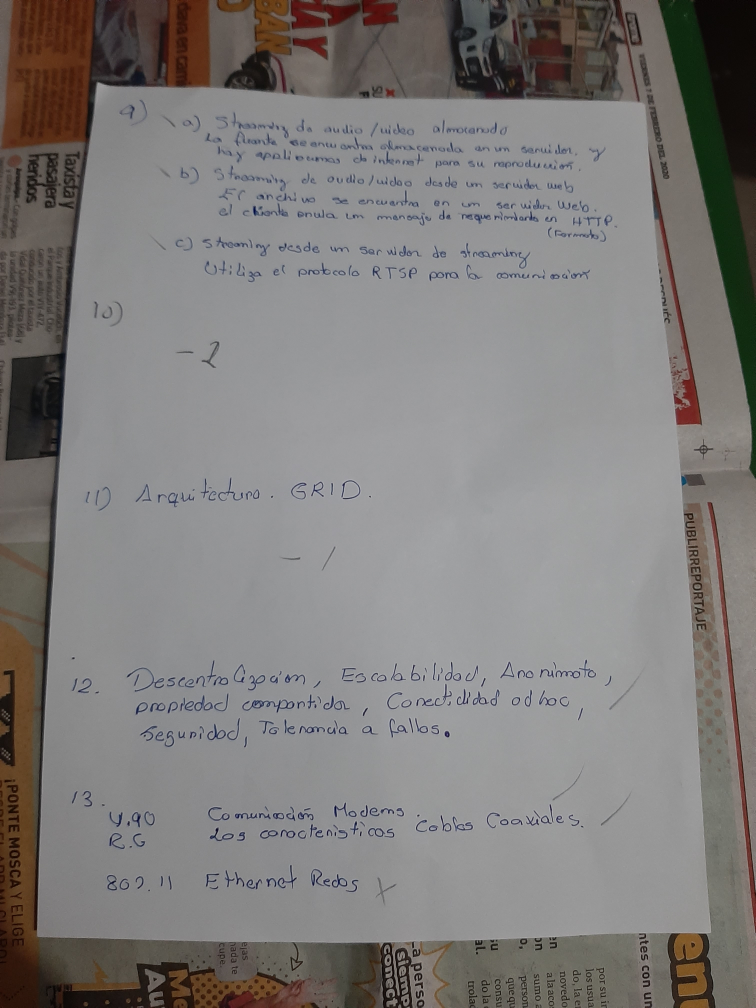
#> input picture papel.jpg, 3024 x 4032 px (shown at 1/4 size)
$ python prueba2.py
#> lines starting #> are read from the running program, lines starting #| are printed output that depends on the picture; after the words box and inside, x2 and y2 are one past the last pixel; in counts of white or black regions, pixels touching at a corner belong together
import cv2
import matplotlib.pyplot as plt
import numpy as np
#programa coordenada de bordes funciona y investigar como funciona tanto filtro
#https://bretahajek.com/2017/01/scanning-documents-photos-opencv/


imagen = cv2.imread("papel.jpg")
#> imagen is the input picture: shape (4032, 3024, 3); mean B, G, R 122.5, 124.2, 127
rows, cols, channel = imagen.shape
print([rows,cols])
#| [4032, 3024]
#img = np.resize( img, (img.shape[0]//10, img.shape[1]//10) )

def resizes(imagen,rows,cols):
	return  cv2.resize(imagen,(cols//2, rows//2))

# convert to grayscale
if rows > 800 and cols > 700:
	color_img = cv2.resize(imagen, (imagen.shape[1]//2,imagen.shape[0]//2))
else :
	color_img = imagen.copy()
#color_img = resize(img)
img = cv2.cvtColor(color_img, cv2.COLOR_RGB2GRAY)

rows, cols = img.shape
print([rows,cols])
#| [2016, 1512]
# bilateral filter preserv edges
img2 = cv2.bilateralFilter(img,4,25,40,borderType = cv2.BORDER_CONSTANT)
cv2.imshow("bilateral filter",img2)
#Create black and white image based on adaptive threshold
#img2 = cv2.equalizeHist(img)
##cv2.imshow("equalizeHist",img2)
img2 = cv2.adaptiveThreshold(img2, 255,cv2.ADAPTIVE_THRESH_MEAN_C, cv2.THRESH_BINARY, 61,7)
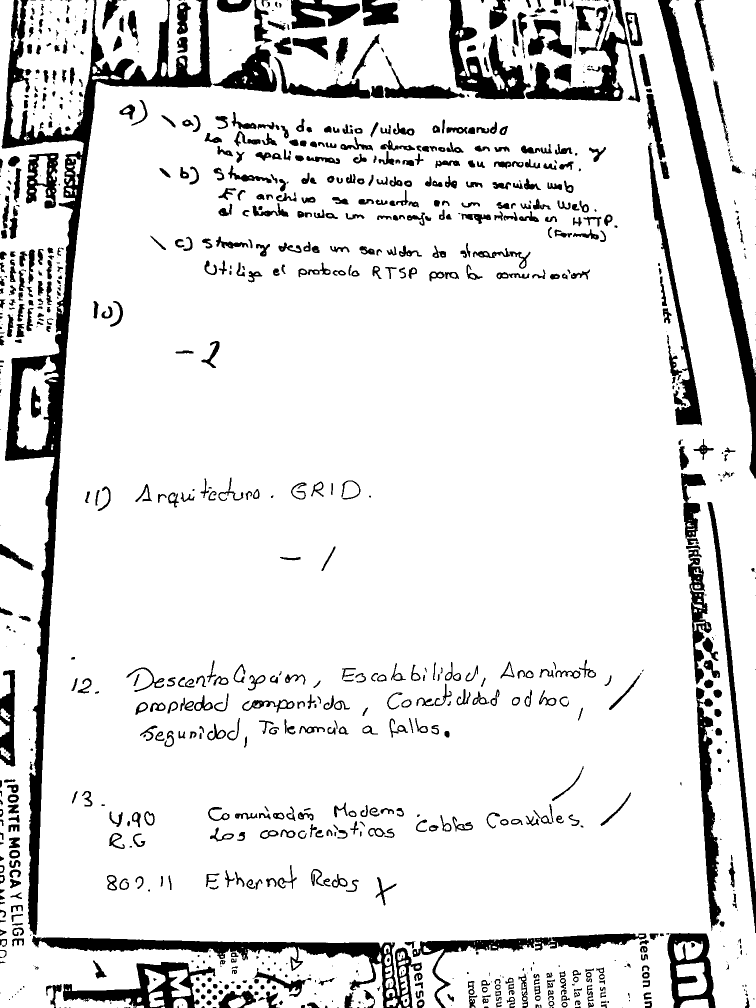
#> img2: shape (2016, 1512) (shown at 1/2 size); 88.3% white; 1065 black regions (305 under 20 px), largest, box (x1, y1, x2, y2) and area: (3, 0, 425, 1870) 63148, (1316, 0, 1512, 957) 21925, (64, 1872, 844, 2016) 19856
cv2.imshow("adaptiveThe",img2)
#Median filter clears small details
#img2 = cv2.medianBlur(img2,11)
##cv2.imshow("medianBlur",img2)
#add black border in case that page is touching an image border
img2 = cv2.copyMakeBorder(img2,5,5,5,5,cv2.BORDER_CONSTANT, value= [0,0,0])
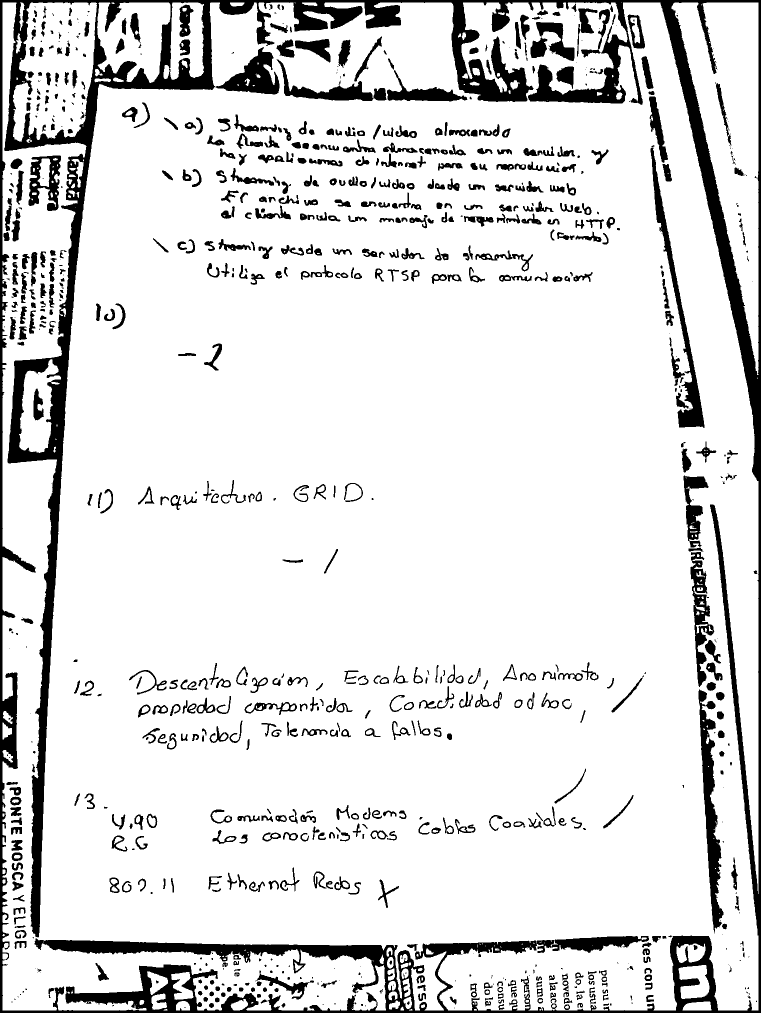
#> img2: shape (2026, 1522) (shown at 1/2 size); 87.3% white; 912 black regions (226 under 20 px), largest, box (x1, y1, x2, y2) and area: (0, 0, 1522, 2026) 221457, (1397, 1379, 1447, 1867) 8863, (1301, 290, 1409, 856) 8138
##cv2.imshow("copyMkaeBoder",img2)
edges = cv2.Canny(img2,150,200)
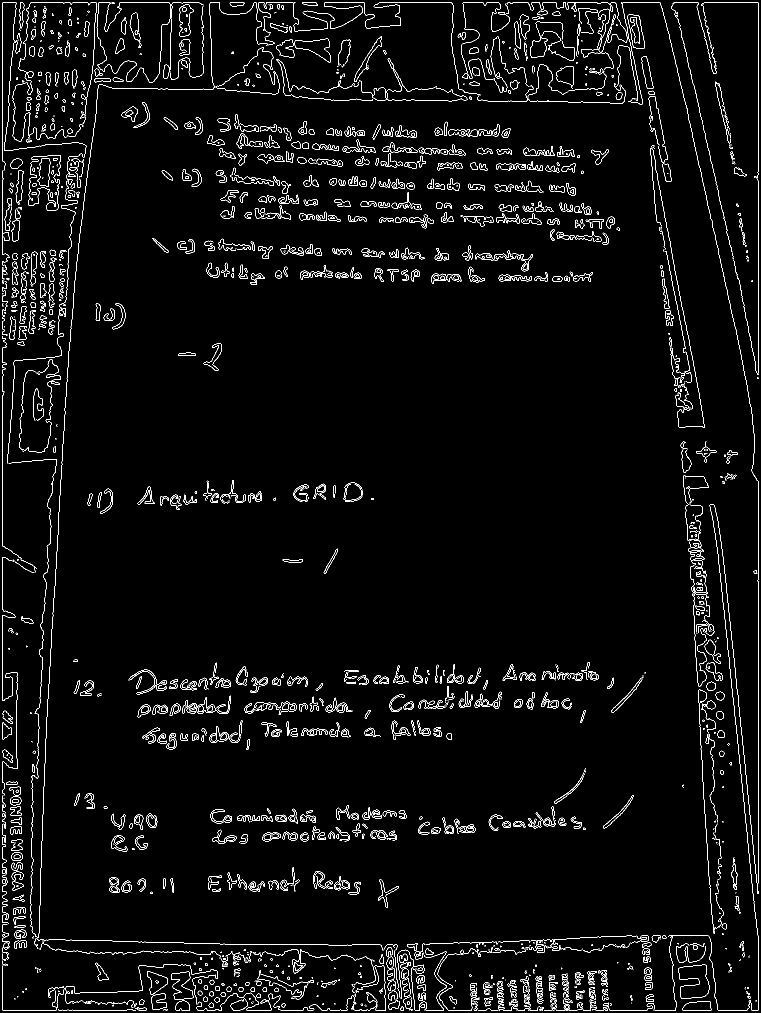
#> edges: shape (2026, 1522) (shown at 1/2 size); 3.2% white in thin lines or dots

cv2.waitKey(0)
cv2.destroyAllWindows()

#getting contours
contours, hierarchy = cv2.findContours(edges , cv2.RETR_TREE, cv2.CHAIN_APPROX_SIMPLE)
#> contours = 2789 contours, 1835 with area under 20; largest, box (x1, y1, x2, y2) and area: (56, 310, 122, 422) 4927, (56, 310, 122, 422) 4864, (1356, 1929, 1419, 1998) 2986, (1356, 1929, 1419, 1998) 2976, (589, 77, 661, 125) 1682

height = edges.shape[0]
width = edges.shape[1]
MAX_COUNTOUR_AREA = (width- 10) * (height - 10 )

maxAreaFound = MAX_COUNTOUR_AREA * 0.25
pageContour = np.array([[[5,5]], [[5,height-5]],[[width-5, height-5]],[[width-5,5]]])
print([MAX_COUNTOUR_AREA, maxAreaFound])
#| [3048192, 762048.0]

for cnt in contours:
	perimeter = cv2.arcLength(cnt,True)
	approx = cv2.approxPolyDP(cnt, 0.03 * perimeter, True)

	if len(approx) == 4 and  cv2.isContourConvex(approx):
		#print(cv2.contourArea(approx)) inprimir el area de cuadrados generados por findContou..
		if  maxAreaFound < cv2.contourArea(approx) and cv2.contourArea(approx) < MAX_COUNTOUR_AREA :
			maxAreaFound = cv2.contourArea(approx)
			pageContour = approx
#> this loop made 2789 passes
#> perimeter on passes 6 to 8: 21.07, 10.83, 10.24
#> after the loop, maxAreaFound = 762048
print("------------------------------------------------")
print(pageContour)
#| [[[   5    5]]
#|  [[   5 2021]]
#|  [[1517 2021]]
#|  [[1517    5]]]
color = (255, 0, 0)
for pnt in pageContour:
	print(pnt)
	cv2.circle(color_img,(pnt[0,0],pnt[0,1]),10,color)
#> this loop made 4 passes
#> pnt on passes 1 to 4: [[5, 5]], [[5, 2021]], [[1517, 2021]], [[1517, 5]]
#> (printed output is left out)
#> color_img: shape (2016, 1512, 3); mean B, G, R 122.6, 124.3, 127.1

plt.subplot(121),plt.imshow(cv2.cvtColor(color_img, cv2.COLOR_RGB2BGR) ),plt.title("input")
plt.subplot(122),plt.imshow(cv2.cvtColor(edges, cv2.COLOR_RGB2BGR)),plt.title("bilateral")
plt.show()
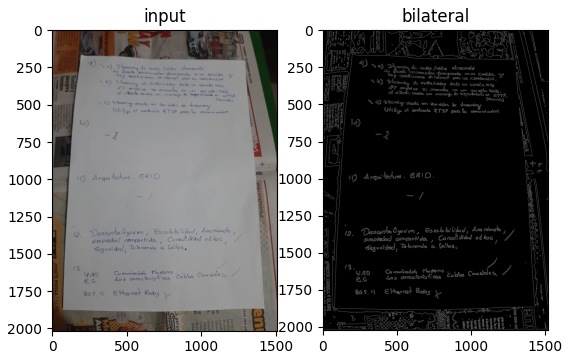
#> figure drawn by matplotlib, 2 panels
#print(pageContour)

print("llllllllllllllllllllllllllllllllllll")
def fourCornersSort(pts):
	diff = np.diff(pts, axis=1)
#> diff = [0, 2016, 504, -1512]
	summ = pts.sum(axis=1)
#> summ = [10, 2026, 3538, 1522]
	return np.array([pts[np.argmin(summ)],pts[np.argmax(diff)],pts[np.argmax(summ)],pts[np.argmin(diff)]])

def contourOffset(cnt,offset):
#> called with cnt = array of shape (4, 2), offset = (-5, 5)
	cnt += offset
#> cnt = [[0, 10], [0, 2026], [1512, 2026], [1512, 10]]
	cnt[cnt<0] = 0
	return cnt


pageContour = fourCornersSort(pageContour[:,0])
#print(pageContour)
pageContour = contourOffset(pageContour,(-5,5))
#> pageContour = [[0, 10], [0, 2026], [1512, 2026], [1512, 10]]
#print(pageContour)
sPoints = pageContour
#> sPoints = [[0, 10], [0, 2026], [1512, 2026], [1512, 10]]
#sPoints = pageContour.dot(rows/ 800) esta linea va con el resize del principio

height = max(np.linalg.norm(sPoints[0] - sPoints[1]),np.linalg.norm(sPoints[2] - sPoints[3]))
#> height = 2016
width = max(np.linalg.norm(sPoints[1] - sPoints[2]),np.linalg.norm(sPoints[3] - sPoints[0]))
#> width = 1512

#create target points
tPoints = np.array([[0, 0],	[0, height],[width, height],[width, 0]], np.float32)
#> tPoints = [[0, 0], [0, 2016], [1512, 2016], [1512, 0]]
sPoints = np.float32(sPoints)
# [7 lines of commented-out code are left out]
for p in sPoints:
	print(p)
	cv2.circle(imagen,(int(p[0]*2),int(p[1]*2) ),10,color)
#> this loop made 4 passes
#> (printed output is left out)
cv2.imshow("imagen_real", imagen)
cv2.waitKey(0)

M= cv2.getPerspectiveTransform(sPoints,tPoints)
#> M = [[1, 0, 0], [-9.63e-17, 1, -10], [-4.72e-20, 0, 1]]
newImage = cv2.warpPerspective(imagen,M,(int(width),int(height)))
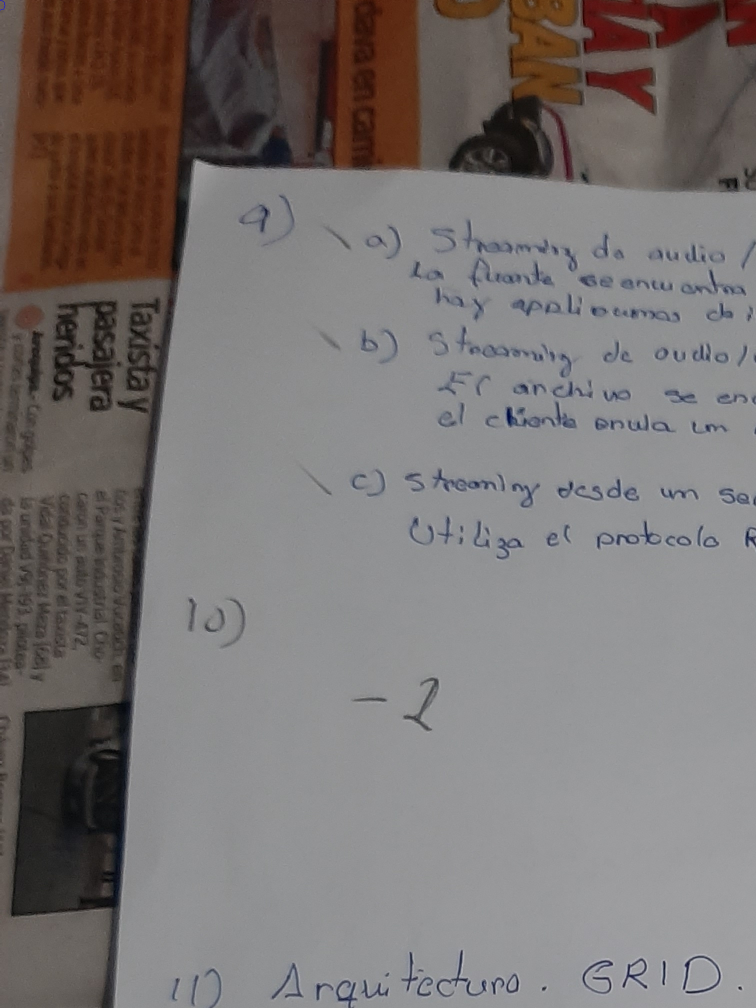
#> newImage: shape (2016, 1512, 3) (shown at 1/2 size); mean B, G, R 114.7, 115.9, 121.4

# [7 lines of commented-out code are left out]

$ run again, with 20200706_211512.jpg copied over papel.jpg
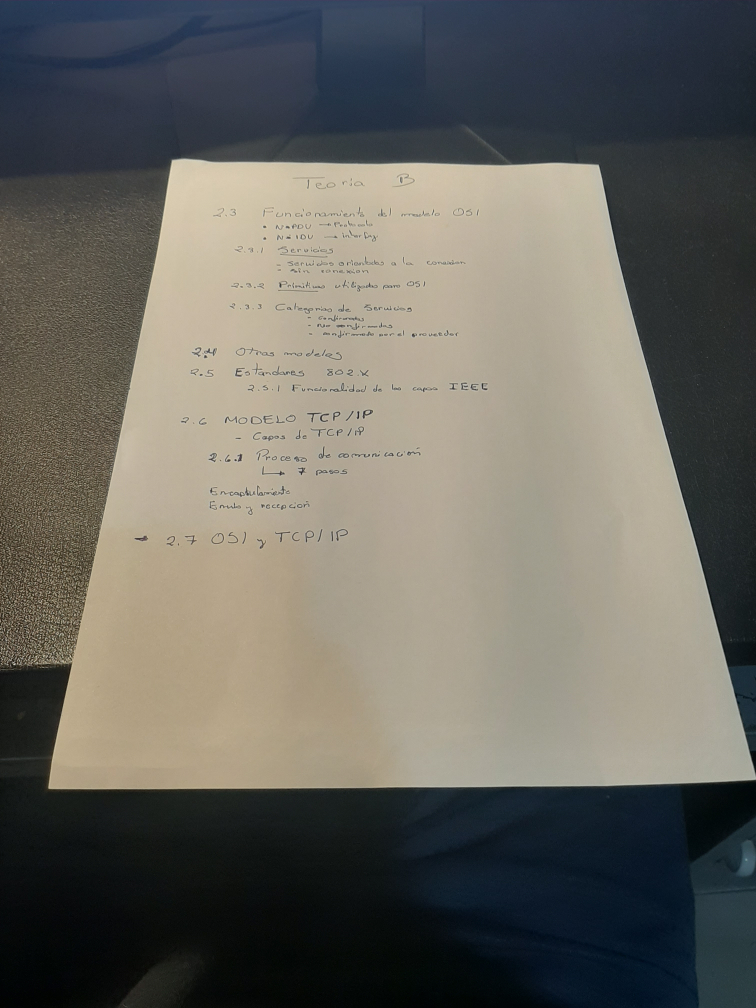
#> input picture 20200706_211512.jpg, 3024 x 4032 px (shown at 1/4 size)
#> imagen is the input picture: shape (4032, 3024, 3); mean B, G, R 95.5, 102.4, 104
#| [4032, 3024]
#| [2016, 1512]
#> `img2 = cv2.adaptiveThreshold(img2, 255,cv2.ADAPTIVE_THRESH_MEAN_C, cv2..`:
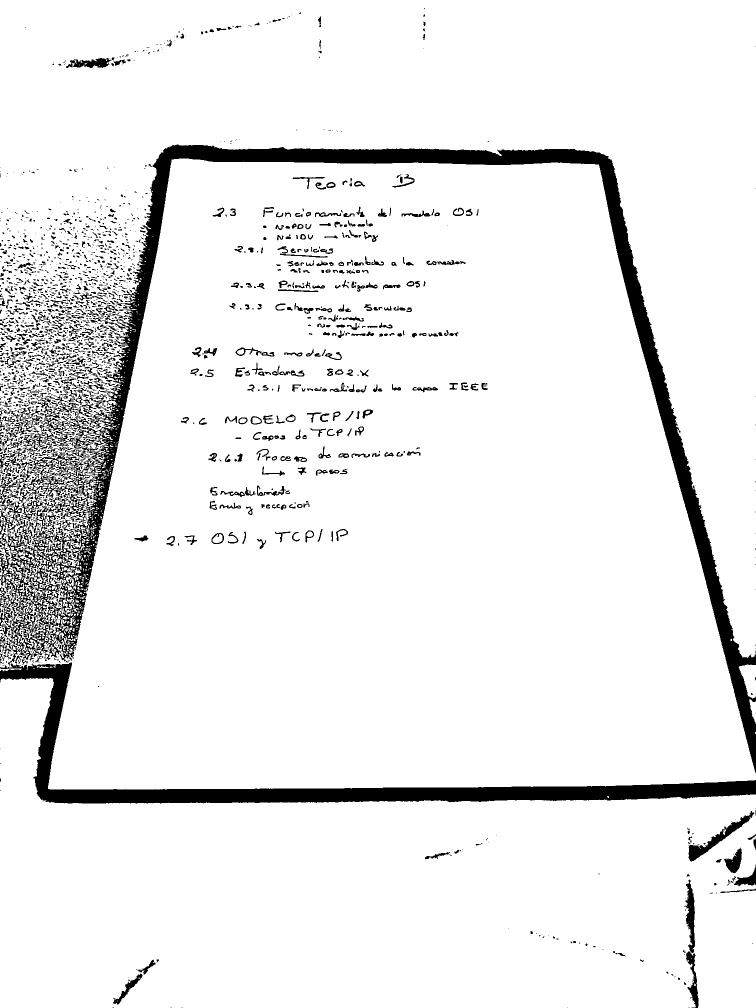
#> img2: shape (2016, 1512) (shown at 1/2 size); 92.5% white; 2130 black regions (1417 under 20 px), largest, box (x1, y1, x2, y2) and area: (0, 289, 1512, 1607) 159884, (1377, 1622, 1509, 1723) 2337, (35, 896, 160, 967) 1622
#> edges: shape (2026, 1522); 2.7% white in thin lines or dots
#> contours = 8207 contours, 7922 with area under 20; largest, box (x1, y1, x2, y2) and area: (1482, 1333, 1517, 1402) 1542, (1482, 1333, 1517, 1402) 1537, (1503, 1403, 1517, 1453) 356, (1503, 1403, 1517, 1453) 351, (807, 426, 866, 439) 286
#| [3048192, 762048.0]
#> the loop `for cnt in contours:` made 8207 passes
#> perimeter on passes 1, 2, 5: 9.66, 28.38, 58.87
#> after the loop `for cnt in contours:`: maxAreaFound = 762048
#| [[[   5    5]]
#|  [[   5 2021]]
#|  [[1517 2021]]
#|  [[1517    5]]]
#> the loop `for pnt in pageContour:` made 4 passes
#> pnt on passes 1 to 4: [[5, 5]], [[5, 2021]], [[1517, 2021]], [[1517, 5]]
#> (printed output is left out)
#> diff = [0, 2016, 504, -1512]
#> summ = [10, 2026, 3538, 1522]
#> in contourOffset, `cnt += offset`: cnt = [[0, 10], [0, 2026], [1512, 2026], [1512, 10]]
#> `height = max(np.linalg.norm(sPoints[0] - sPoints[1]),np.linalg.norm(sP..`: height = 2016
#> `width = max(np.linalg.norm(sPoints[1] - sPoints[2]),np.linalg.norm(sPo..`: width = 1512
#> tPoints = [[0, 0], [0, 2016], [1512, 2016], [1512, 0]]
#> the loop `for p in sPoints:` made 4 passes
#> (printed output is left out)
#> M = [[1, 0, 0], [-9.63e-17, 1, -10], [-4.72e-20, 0, 1]]
#> `newImage = cv2.warpPerspective(imagen,M,(int(width),int(height)))`:
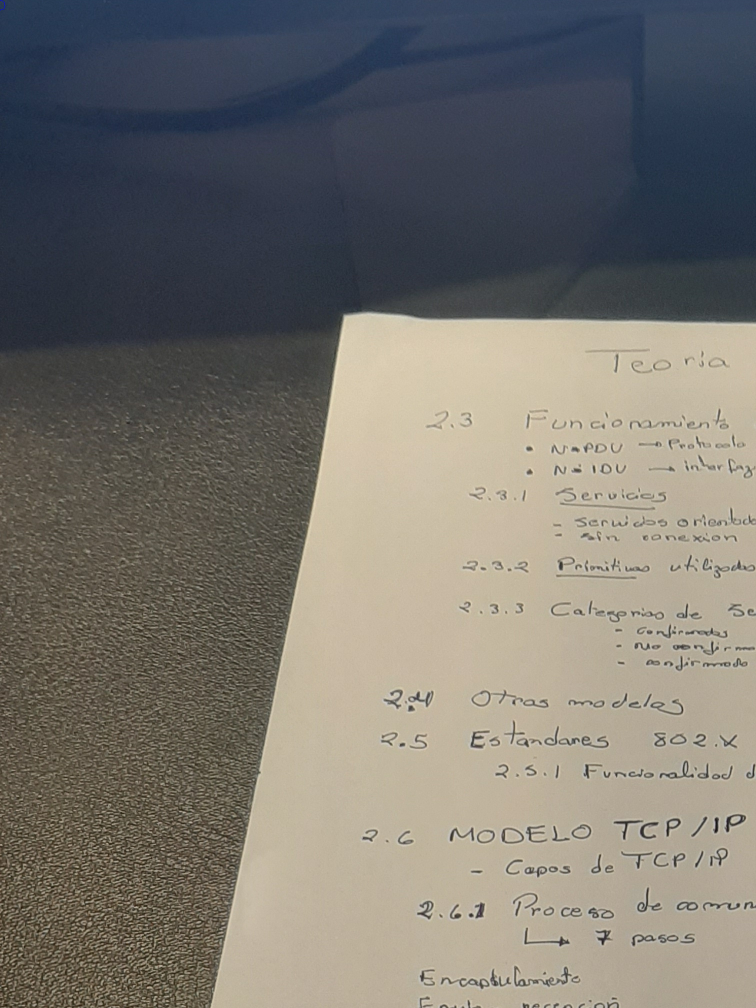
#> newImage: shape (2016, 1512, 3) (shown at 1/2 size); mean B, G, R 110.3, 116.7, 119.9
